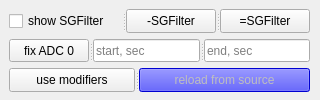
<?xml version="1.0" encoding="UTF-8"?>
<ui version="4.0">
 <class>dataModifierWidget</class>
 <widget class="QWidget" name="dataModifierWidget">
  <property name="geometry">
   <rect>
    <x>0</x>
    <y>0</y>
    <width>320</width>
    <height>100</height>
   </rect>
  </property>
  <property name="minimumSize">
   <size>
    <width>320</width>
    <height>100</height>
   </size>
  </property>
  <property name="maximumSize">
   <size>
    <width>320</width>
    <height>100</height>
   </size>
  </property>
  <property name="windowTitle">
   <string>dataModifier</string>
  </property>
  <widget class="QWidget" name="layoutWidget">
   <property name="geometry">
    <rect>
     <x>9</x>
     <y>9</y>
     <width>301</width>
     <height>83</height>
    </rect>
   </property>
   <layout class="QVBoxLayout" name="verticalLayout">
    <item>
     <widget class="QSplitter" name="splitter_2">
      <property name="orientation">
       <enum>Qt::Horizontal</enum>
      </property>
      <widget class="QCheckBox" name="showSGF_ui">
       <property name="toolTip">
        <string>show Savitzky-Golay filter</string>
       </property>
       <property name="text">
        <string>show SGFilter</string>
       </property>
      </widget>
      <widget class="QPushButton" name="subtractSGF_ui">
       <property name="toolTip">
        <string>subtract Savitzky-Golay filter</string>
       </property>
       <property name="text">
        <string>-SGFilter</string>
       </property>
      </widget>
      <widget class="QPushButton" name="replaceWithSGF_ui">
       <property name="toolTip">
        <string>replace with Savitzky-Golay filter</string>
       </property>
       <property name="text">
        <string>=SGFilter</string>
       </property>
      </widget>
     </widget>
    </item>
    <item>
     <widget class="QSplitter" name="splitter">
      <property name="orientation">
       <enum>Qt::Horizontal</enum>
      </property>
      <widget class="QPushButton" name="fixADC0_ui">
       <property name="toolTip">
        <string>fix ADC 0 error</string>
       </property>
       <property name="text">
        <string>fix ADC 0</string>
       </property>
      </widget>
      <widget class="QLineEdit" name="fixADC0start_ui">
       <property name="placeholderText">
        <string>start, sec</string>
       </property>
      </widget>
      <widget class="QLineEdit" name="fixADC0end_ui">
       <property name="text">
        <string/>
       </property>
       <property name="placeholderText">
        <string>end, sec</string>
       </property>
      </widget>
     </widget>
    </item>
    <item>
     <widget class="QSplitter" name="splitter_3">
      <property name="orientation">
       <enum>Qt::Horizontal</enum>
      </property>
      <widget class="QPushButton" name="useModifiers_ui">
       <property name="text">
        <string>use modifiers</string>
       </property>
      </widget>
      <widget class="QPushButton" name="reloadFromSource_ui">
       <property name="enabled">
        <bool>false</bool>
       </property>
       <property name="styleSheet">
        <string notr="true">background:blue</string>
       </property>
       <property name="text">
        <string>reload from source</string>
       </property>
      </widget>
     </widget>
    </item>
   </layout>
  </widget>
 </widget>
 <resources/>
 <connections/>
</ui>
